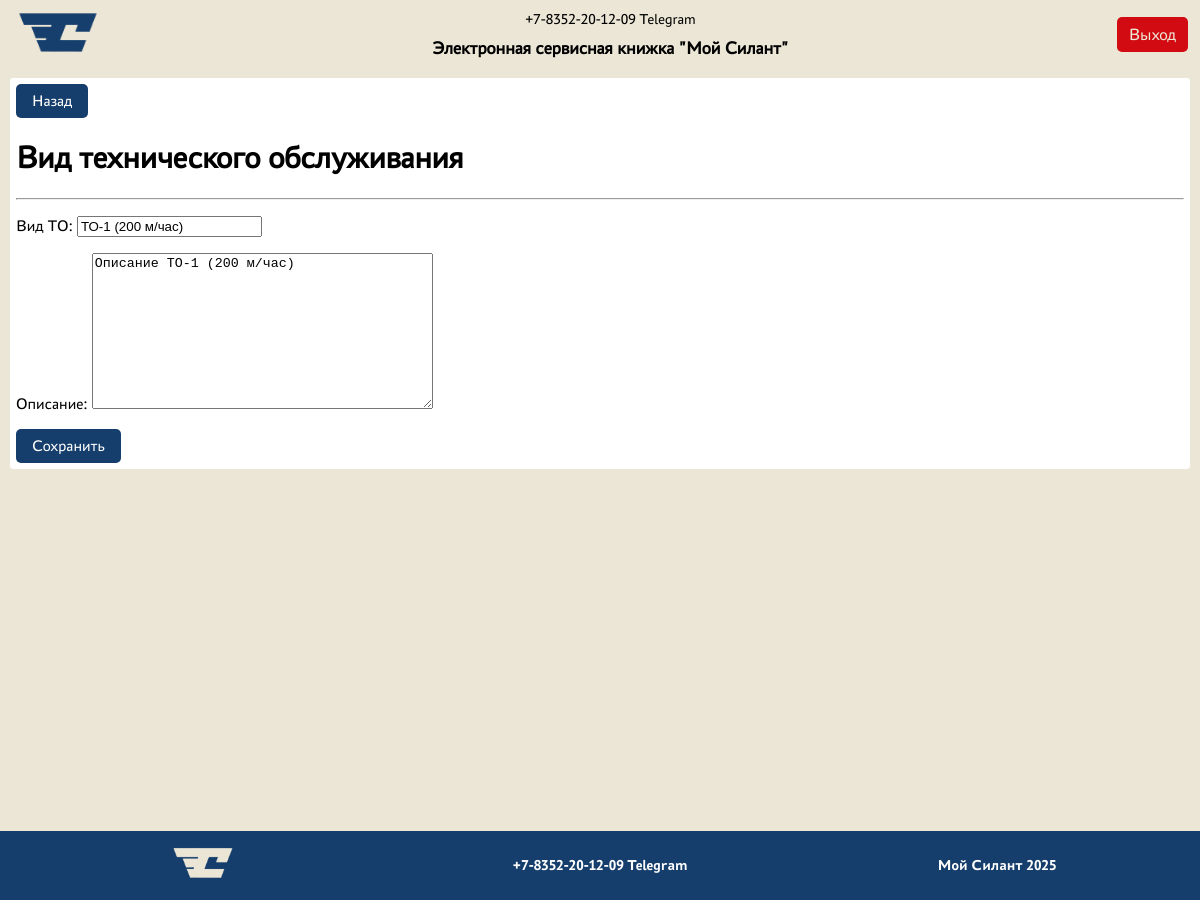
Screenshot of /maintenance_type/2/update/ (signed in) with the database file from the repository.
### silant_app/models.py (models this page shows, shortened)
class MaintenanceType(models.Model):
    name = models.CharField(max_length=255, verbose_name="Вид ТО")
    description = models.TextField(blank=True, verbose_name="Описание")

### silant_app/views.py (the view)
# urls.py: path('maintenance_type/<int:pk>/update/', MaintenanceTypeUpdateView.as_view(), name='maintenancetype-update'),
class MaintenanceTypeUpdateView(PermissionRequiredMixin, UpdateView):
    permission_required = 'silant_app.change_maintenancetype'
    form_class = MaintenanceTypeForm
    model = MaintenanceType
    template_name = 'maintenance_type/maintenance_type_create.html'

### silant_app/forms.py
class MaintenanceTypeForm(forms.ModelForm):
    class Meta:
        model = MaintenanceType
        fields = '__all__'

### templates/maintenance_type/maintenance_type_create.html (shortened to what this page needs)
{% extends 'default.html' %}
{% block content %}
{% load static %}
<link rel = "stylesheet" href="{% static 'css/button.css' %}">
    <button onclick="goBack()" class="btn">Назад</button>
    <h1>Вид технического обслуживания</h1>
    <hr>
    <form action="" method="post">
        {{ form.as_p }}
        <div class='btn-cont'>
            <button type="submit" class="btn"/>Сохранить</button>
        </div>
    </form>
{% endblock content %}

### static/css/index.css (style rules this page uses)
body { background-color: #EBE6D6; margin: 0; padding: 0; padding-bottom: 100px; font-family: PT-Astra; }

### static/css/button.css (style rules this page uses)
.btn { font-family: PT-Astra; font-size: 16px; padding: 8px 16px; background: #163E6C; border: none; border-radius: 5px; cursor: pointer; color: white; text-decoration: none; max-width: 160px; }
.btn-cont { display: inline; }

### rows the page displays
MaintenanceType: name "ТО-1 (200 м/час)", description "Описание ТО-1 (200 м/час)"
